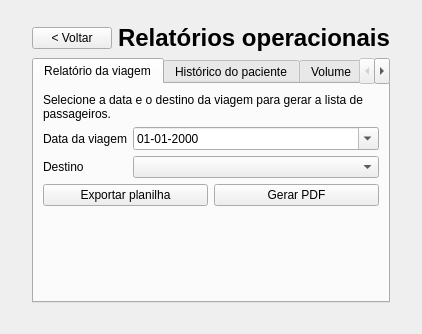
<?xml version="1.0" encoding="UTF-8"?>
<ui version="4.0">
 <class>ViewRelatorios</class>
 <widget class="QWidget" name="ViewRelatorios">
  <layout class="QVBoxLayout" name="v">
   <property name="leftMargin"><number>32</number></property>
   <property name="topMargin"><number>24</number></property>
   <property name="rightMargin"><number>32</number></property>
   <item>
    <layout class="QHBoxLayout" name="t">
     <item><widget class="QPushButton" name="btnVoltar"><property name="text"><string>&lt; Voltar</string></property></widget></item>
     <item><widget class="QLabel" name="title"><property name="text"><string>Relat&#243;rios operacionais</string></property><property name="styleSheet"><string notr="true">font-size:24px;font-weight:700;</string></property></widget></item>
    </layout>
   </item>
   <item>
    <widget class="QTabWidget" name="tabs">
     <widget class="QWidget" name="tabRelatorioViagem">
      <attribute name="title"><string>Relat&#243;rio da viagem</string></attribute>
      <layout class="QVBoxLayout" name="vr">
       <item><widget class="QLabel" name="lblExplicacaoRelatorio"><property name="text"><string>Selecione a data e o destino da viagem para gerar a lista de passageiros.</string></property><property name="wordWrap"><bool>true</bool></property></widget></item>
       <item>
        <layout class="QFormLayout" name="fr">
         <item row="0" column="0"><widget class="QLabel" name="lDataRelatorio"><property name="text"><string>Data da viagem</string></property></widget></item>
         <item row="0" column="1"><widget class="QDateEdit" name="dtRelatorioViagem"><property name="calendarPopup"><bool>true</bool></property><property name="displayFormat"><string>dd-MM-yyyy</string></property></widget></item>
         <item row="1" column="0"><widget class="QLabel" name="lDestinoRelatorio"><property name="text"><string>Destino</string></property></widget></item>
         <item row="1" column="1"><widget class="QComboBox" name="cmbDestinoRelatorio"/></item>
        </layout>
       </item>
       <item>
        <layout class="QHBoxLayout" name="ar">
         <item><widget class="QPushButton" name="btnExportarPlanilhaViagem"><property name="text"><string>Exportar planilha</string></property></widget></item>
         <item><widget class="QPushButton" name="btnGerarPdfViagem"><property name="text"><string>Gerar PDF</string></property></widget></item>
        </layout>
       </item>
       <item><spacer name="spacerRelatorio"><property name="orientation"><enum>Qt::Vertical</enum></property><property name="sizeHint" stdset="0"><size><width>20</width><height>40</height></size></property></spacer></item>
      </layout>
     </widget>
     <widget class="QWidget" name="tabH">
      <attribute name="title"><string>Hist&#243;rico do paciente</string></attribute>
      <layout class="QVBoxLayout" name="vh">
       <item><layout class="QHBoxLayout" name="bh"><item><widget class="QLineEdit" name="txtCpfHistorico"><property name="placeholderText"><string>CPF do paciente</string></property></widget></item><item><widget class="QPushButton" name="btnHistorico"><property name="text"><string>Gerar hist&#243;rico</string></property></widget></item></layout></item>
       <item><widget class="QTableWidget" name="tblHistorico"><property name="columnCount"><number>4</number></property><property name="rowCount"><number>0</number></property></widget></item>
      </layout>
     </widget>
     <widget class="QWidget" name="tabV">
      <attribute name="title"><string>Volume</string></attribute>
      <layout class="QVBoxLayout" name="vv">
       <item><layout class="QHBoxLayout" name="bv"><item><widget class="QDateEdit" name="dtInicio"><property name="calendarPopup"><bool>true</bool></property><property name="displayFormat"><string>dd-MM-yyyy</string></property></widget></item><item><widget class="QDateEdit" name="dtFim"><property name="calendarPopup"><bool>true</bool></property><property name="displayFormat"><string>dd-MM-yyyy</string></property></widget></item><item><widget class="QPushButton" name="btnVolume"><property name="text"><string>Calcular</string></property></widget></item></layout></item>
       <item><widget class="QLabel" name="l1"><property name="text"><string>Pacientes</string></property></widget></item>
       <item><widget class="QLabel" name="lblPacientes"><property name="text"><string>0</string></property><property name="styleSheet"><string notr="true">font-size:28px;font-weight:700;</string></property></widget></item>
       <item><widget class="QLabel" name="l2"><property name="text"><string>Acompanhantes</string></property></widget></item>
       <item><widget class="QLabel" name="lblAcompanhantes"><property name="text"><string>0</string></property><property name="styleSheet"><string notr="true">font-size:28px;font-weight:700;</string></property></widget></item>
       <item><widget class="QLabel" name="l3"><property name="text"><string>Total de pessoas</string></property></widget></item>
       <item><widget class="QLabel" name="lblPessoas"><property name="text"><string>0</string></property><property name="styleSheet"><string notr="true">font-size:28px;font-weight:700;</string></property></widget></item>
      </layout>
     </widget>
     <widget class="QWidget" name="tabM">
      <attribute name="title"><string>Mapa di&#225;rio</string></attribute>
      <layout class="QVBoxLayout" name="vm">
       <item><layout class="QHBoxLayout" name="bm"><item><widget class="QDateEdit" name="dtMapa"><property name="calendarPopup"><bool>true</bool></property><property name="displayFormat"><string>dd-MM-yyyy</string></property></widget></item><item><widget class="QPushButton" name="btnMapa"><property name="text"><string>Gerar mapa</string></property></widget></item></layout></item>
       <item><widget class="QPlainTextEdit" name="txtMapa"><property name="readOnly"><bool>true</bool></property></widget></item>
      </layout>
     </widget>
    </widget>
   </item>
   <item><widget class="QLabel" name="lblMensagem"/></item>
  </layout>
 </widget>
 <resources/>
 <connections/>
</ui>
